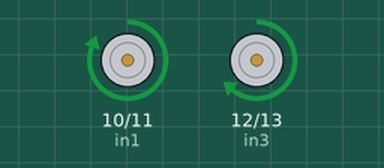
This sketch was run on a simulated Arduino Uno, built with avr-gcc and run on an emulated ATmega328P. On the bench: motor-driver pin pairs drawn as motors (green arrow = first pin HIGH = forward, orange = second pin HIGH = backward, longer = more drive, scaled by the enable pin).

Above: at 1.5 s.
At 4.5 s:
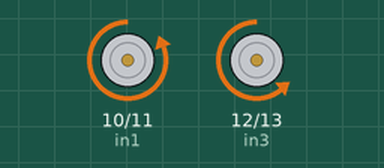
At 7.5 s:
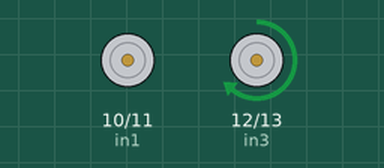
At 10.5 s:
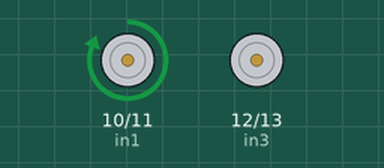
Timing chart, 0 to 15.6 s (numbered marks = the images above):
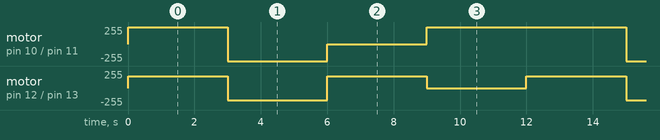

The sketch:

Robo_Forward_Right_Left_Backward_.ino
```cpp
#define enA 7 // Enable1 L298 Pin enA
#define in1 10 // Motor1  L298 Pin in1
#define in2 11 // Motor1  L298 Pin in1
#define in3 12 // Motor2  L298 Pin in1
#define in4 13 // Motor2  L298 Pin in1
#define enB 6 // Enable2 L298 Pin enB

void setup() {
  // put your setup code here, to run once
  pinMode(enA, OUTPUT); // declare as output for L298 Pin enA
  pinMode(in1, OUTPUT); // declare as output for L298 Pin in1
  pinMode(in2, OUTPUT); // declare as output for L298 Pin in2
  pinMode(in3, OUTPUT); // declare as output for L298 Pin in3
  pinMode(in4, OUTPUT); // declare as output for L298 Pin in4
  pinMode(enB, OUTPUT); // declare as output for L298 Pin enB

  analogWrite(enA, 180); // Write The Duty Cycle 0 to 255 Enable Pin A for Motor1 Speed
  analogWrite(enB, 180); // Write The Duty Cycle 0 to 255 Enable Pin B for Motor2 Speed
}

void loop() {
  forward(); // Corrected function name
  delay(3000);
  backward();
  delay(3000);
  turnLeft();
  delay(3000);
  turnRight();
  delay(3000);
  Stop();
}

void forward() { // Corrected function name
  digitalWrite(in1, HIGH); // Right Motor forward Pin
  digitalWrite(in2, LOW);  // Right Motor backward Pin
  digitalWrite(in3, HIGH); // Left Motor backward Pin
  digitalWrite(in4, LOW);   // Left Motor forward Pin
}

void backward() {          //turnRight
  digitalWrite(in1, LOW);  //Right Motor forword Pin
  digitalWrite(in2, HIGH);   //Right Motor backword Pin
  digitalWrite(in3, LOW);   //Left Motor backword Pin
  digitalWrite(in4, HIGH);   //Left Motor forword Pin
}

void turnRight() {
  digitalWrite(in1, HIGH); // Right Motor forward Pin
  digitalWrite(in2, LOW);  // Right Motor backward Pin
  digitalWrite(in3, LOW);   // Left Motor backward Pin
  digitalWrite(in4, LOW);   // Left Motor forward Pin
}

void turnLeft() {
  digitalWrite(in1, LOW);   // Right Motor forward Pin
  digitalWrite(in2, LOW);   // Right Motor backward Pin
  digitalWrite(in3, HIGH);  // Left Motor backward Pin
  digitalWrite(in4, LOW);   // Left Motor forward Pin
}

void Stop() {
  digitalWrite(in1, LOW); // Right Motor forward Pin
  digitalWrite(in2, LOW); // Right Motor backward Pin
  digitalWrite(in3, LOW); // Left Motor backward Pin
  digitalWrite(in4, LOW); // Left Motor forward Pin
}
```

Measured:
- by itself, motor on pin 10 (in1) / pin 11 (in2): repeats every 12.0 s: backward 255/255 3.0 s, stopped 3.0 s, forward 255/255 6.0 s
- by itself, motor on pin 12 (in3) / pin 13 (in4): repeats every 12.0 s: backward 180/255 3.0 s, forward 180/255 3.0 s, stopped 3.0 s, forward 180/255 3.0 s
